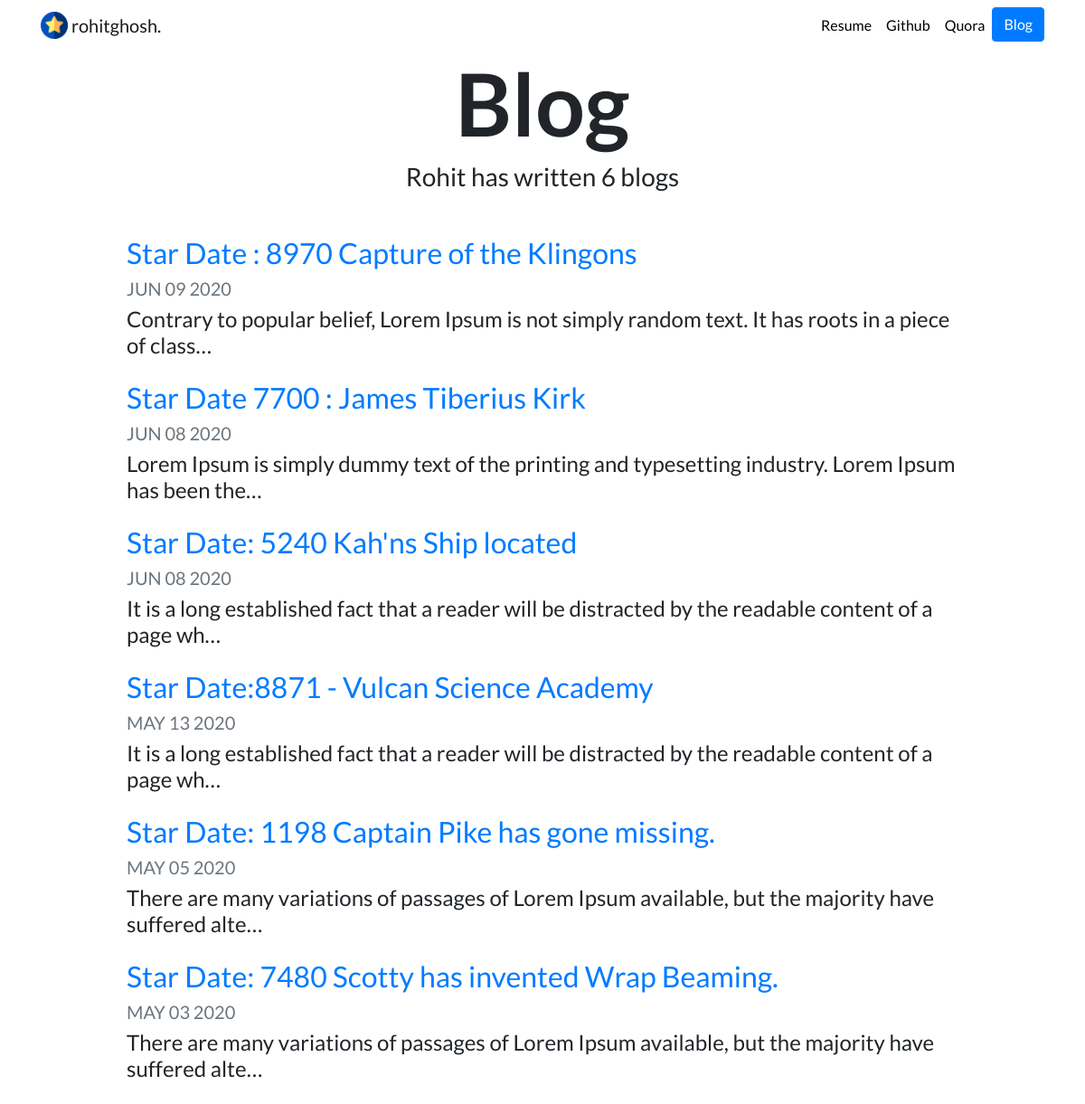
Screenshot of /blog/ with the database file from the repository.
### blog/models.py (models this page shows, shortened)
class blog(models.Model):
    title = models.CharField(max_length = 100)
    description = models.TextField()
    date = models.DateField()

### blog/views.py (the view)
# urls.py: path('', views.all_blogs, name= 'all_blogs'),
def all_blogs(request):
    blogs= blog.objects.order_by('-date')
    return render (request, 'blogs/all_blogs.html',{'blogs':blogs} )

### blog/templates/blogs/all_blogs.html
{% extends "portfolio/base.html" %}
{% load static %}
{% block content %}
<h1 id="blogtitle" class="font-weight-bold text-center">Blog</h1>
<h3 class="text-center mb-5">Rohit has written {{ blogs.count }} blog{{ blogs.count|pluralize }}</h3>
{% for blog in blogs %}
<div class="row justify-content-center my-3">
  <div class="col-md-10">
    <a href="{% url 'blog:detail' blog.id %}">
      <h2>{{ blog.title }}</h2>
    </a>
    <h5 class="text-muted">{{ blog.date|date:'M d Y'|upper }}</h5>
    <h4>{{ blog.description|striptags|truncatechars:100 }}</h4>
  </div>
</div>
{% endfor %}
{% endblock %}

### portfolio/static/portfolio/custom.css (style rules this page uses)
body { font-family: 'Lato', sans-serif; }
#blogtitle { font-size: 6rem; }

### rows the page displays
blog: title "Star Date : 8970 Capture of the Klingons", date "JUN 09 2020", description "Contrary to popular belief, Lorem Ipsum is not simply random text. It has roots in a piece of class…"
blog: title "Star Date 7700 : James Tiberius Kirk", date "JUN 08 2020", description "Lorem Ipsum is simply dummy text of the printing and typesetting industry. Lorem Ipsum has been the…"
blog: title "Star Date: 5240 Kah'ns Ship located", date "JUN 08 2020", description "It is a long established fact that a reader will be distracted by the readable content of a page wh…"
blog: title "Star Date:8871 - Vulcan Science Academy", date "MAY 13 2020", description "It is a long established fact that a reader will be distracted by the readable content of a page wh…"
blog: title "Star Date: 1198 Captain Pike has gone missing.", date "MAY 05 2020", description "There are many variations of passages of Lorem Ipsum available, but the majority have suffered alte…"
blog: title "Star Date: 7480 Scotty has invented Wrap Beaming.", date "MAY 03 2020", description "There are many variations of passages of Lorem Ipsum available, but the majority have suffered alte…"

### other values shown
{{ blogs.count }} "6"
